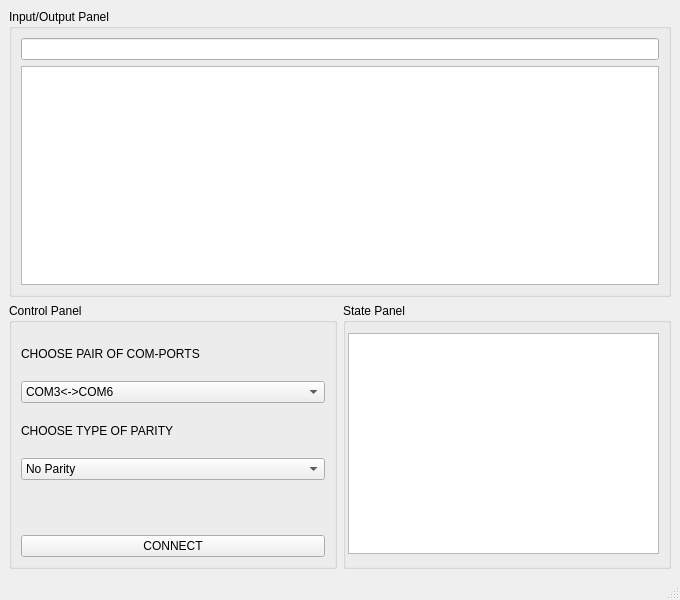
<?xml version="1.0" encoding="UTF-8"?>
<ui version="4.0">
 <class>MainWindow</class>
 <widget class="QMainWindow" name="MainWindow">
  <property name="geometry">
   <rect>
    <x>0</x>
    <y>0</y>
    <width>680</width>
    <height>600</height>
   </rect>
  </property>
  <property name="minimumSize">
   <size>
    <width>680</width>
    <height>600</height>
   </size>
  </property>
  <property name="windowTitle">
   <string>MainWindow</string>
  </property>
  <widget class="QWidget" name="centralwidget">
   <layout class="QGridLayout" name="gridLayout">
    <item row="1" column="0" colspan="3">
     <widget class="QGroupBox" name="groupBox_2">
      <property name="title">
       <string>Input/Output Panel</string>
      </property>
      <layout class="QVBoxLayout" name="verticalLayout_5">
       <item>
        <layout class="QVBoxLayout" name="verticalLayout">
         <item>
          <widget class="QLineEdit" name="ln_Input"/>
         </item>
         <item>
          <widget class="QListWidget" name="lst_Output"/>
         </item>
        </layout>
       </item>
      </layout>
     </widget>
    </item>
    <item row="4" column="2">
     <widget class="QGroupBox" name="groupBox_3">
      <property name="minimumSize">
       <size>
        <width>328</width>
        <height>266</height>
       </size>
      </property>
      <property name="title">
       <string>State Panel</string>
      </property>
      <widget class="QListWidget" name="lst_State">
       <property name="geometry">
        <rect>
         <x>5</x>
         <y>30</y>
         <width>311</width>
         <height>221</height>
        </rect>
       </property>
      </widget>
     </widget>
    </item>
    <item row="4" column="0" colspan="2">
     <widget class="QGroupBox" name="groupBox">
      <property name="title">
       <string>Control Panel</string>
      </property>
      <layout class="QVBoxLayout" name="verticalLayout_4">
       <item>
        <layout class="QVBoxLayout" name="verticalLayout_2">
         <item>
          <widget class="QLabel" name="label_3">
           <property name="text">
            <string>CHOOSE PAIR OF COM-PORTS</string>
           </property>
          </widget>
         </item>
         <item>
          <widget class="QComboBox" name="COMPairs">
           <item>
            <property name="text">
             <string>COM3&lt;-&gt;COM6</string>
            </property>
           </item>
           <item>
            <property name="text">
             <string>COM7&lt;-&gt;COM4</string>
            </property>
           </item>
          </widget>
         </item>
         <item>
          <widget class="QLabel" name="label_2">
           <property name="text">
            <string>CHOOSE TYPE OF PARITY</string>
           </property>
          </widget>
         </item>
         <item>
          <widget class="QComboBox" name="Parity">
           <item>
            <property name="text">
             <string>No Parity</string>
            </property>
           </item>
           <item>
            <property name="text">
             <string>Even Parity</string>
            </property>
           </item>
           <item>
            <property name="text">
             <string>Odd Parity</string>
            </property>
           </item>
           <item>
            <property name="text">
             <string>Space Parity</string>
            </property>
           </item>
           <item>
            <property name="text">
             <string>Mark Parity</string>
            </property>
           </item>
          </widget>
         </item>
         <item>
          <widget class="QLabel" name="label_4">
           <property name="text">
            <string/>
           </property>
          </widget>
         </item>
         <item>
          <widget class="QPushButton" name="btn_Connect">
           <property name="text">
            <string>CONNECT</string>
           </property>
          </widget>
         </item>
        </layout>
       </item>
      </layout>
     </widget>
    </item>
   </layout>
  </widget>
  <widget class="QMenuBar" name="menubar">
   <property name="geometry">
    <rect>
     <x>0</x>
     <y>0</y>
     <width>680</width>
     <height>21</height>
    </rect>
   </property>
  </widget>
  <widget class="QStatusBar" name="statusbar"/>
 </widget>
 <resources/>
 <connections/>
</ui>
